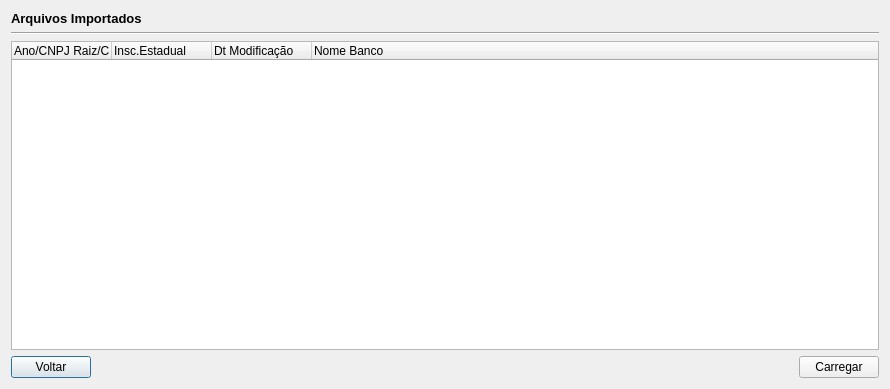
<?xml version="1.0" encoding="UTF-8"?>
<ui version="4.0">
 <class>DVisualizarArquivos</class>
 <widget class="QDialog" name="DVisualizarArquivos">
  <property name="geometry">
   <rect>
    <x>0</x>
    <y>0</y>
    <width>890</width>
    <height>389</height>
   </rect>
  </property>
  <property name="windowTitle">
   <string>Visualizar Arquivos</string>
  </property>
  <property name="windowIcon">
   <iconset resource="../auditoriafiscal.qrc">
    <normaloff>:/imagens/infraestrutura/recursos/imagens/sped.png</normaloff>:/imagens/infraestrutura/recursos/imagens/sped.png</iconset>
  </property>
  <layout class="QGridLayout" name="gridLayout_2">
   <item row="0" column="0">
    <widget class="QLabel" name="lArquivosImportados">
     <property name="font">
      <font>
       <pointsize>10</pointsize>
       <weight>75</weight>
       <bold>true</bold>
      </font>
     </property>
     <property name="text">
      <string>Arquivos Importados</string>
     </property>
    </widget>
   </item>
   <item row="1" column="0">
    <widget class="Line" name="line">
     <property name="orientation">
      <enum>Qt::Horizontal</enum>
     </property>
    </widget>
   </item>
   <item row="3" column="0">
    <layout class="QGridLayout" name="gridLayout">
     <item row="0" column="0">
      <widget class="QPushButton" name="pbVoltar">
       <property name="text">
        <string>Voltar</string>
       </property>
       <property name="icon">
        <iconset resource="../auditoriafiscal.qrc">
         <normaloff>:/imagens/infraestrutura/recursos/imagens/seta_esquerda.png</normaloff>:/imagens/infraestrutura/recursos/imagens/seta_esquerda.png</iconset>
       </property>
      </widget>
     </item>
     <item row="0" column="1">
      <spacer name="horizontalSpacer">
       <property name="orientation">
        <enum>Qt::Horizontal</enum>
       </property>
       <property name="sizeHint" stdset="0">
        <size>
         <width>438</width>
         <height>20</height>
        </size>
       </property>
      </spacer>
     </item>
     <item row="0" column="2">
      <widget class="QPushButton" name="pbCarregar">
       <property name="text">
        <string>Carregar</string>
       </property>
       <property name="icon">
        <iconset resource="../auditoriafiscal.qrc">
         <normaloff>:/imagens/infraestrutura/recursos/imagens/ok_45.png</normaloff>:/imagens/infraestrutura/recursos/imagens/ok_45.png</iconset>
       </property>
      </widget>
     </item>
    </layout>
   </item>
   <item row="2" column="0">
    <widget class="QTreeWidget" name="twArquivos">
     <property name="styleSheet">
      <string notr="true"> QTreeWidget::item 
 { 
     border-bottom: 1px solid #aaa; 
     border-right: 1px solid #aaa; 
     border-left: 1px solid #aaa; 
     selection-color: rgb(255,255,255); 
 } 
  
 QTreeView::item:selected:active 
 { 
     background-color: rgb(0, 0, 255); 
 } 
  
 QTreeView::item:selected:!active 
 { 
     background-color: rgb(0, 0, 255); 
     selection-color: rgb(255, 255, 255); 
 } 
  
 QTreeView::branch:has-siblings:!adjoins-item 
 { 
     border-image: url(:/imagens/infraestrutura/recursos/imagens/vline.png) 0; 
 } 
  
 QTreeView::branch:has-siblings:adjoins-item 
 { 
     border-image: url(:/imagens/infraestrutura/recursos/imagens/branch-more.png) 0; 
 } 
  
 QTreeView::branch:!has-children:!has-siblings:adjoins-item 
 { 
     border-image: url(:/imagens/infraestrutura/recursos/imagens/branch-end.png) 0; 
 } 
  
 QTreeView::branch:has-children:!has-siblings:closed, QTreeView::branch:closed:has-children:has-siblings 
 { 
     border-image: none; 
     image: url(:/imagens/infraestrutura/recursos/imagens/branch-closed.png); 
 } 
  
QTreeView::branch:open:has-children:!has-siblings,
 QTreeView::branch:open:has-children:has-siblings  {
         border-image: none;
         image: url(:/imagens/infraestrutura/recursos/imagens/branch-open.png);
 }</string>
     </property>
     <column>
      <property name="text">
       <string>Ano/CNPJ Raiz/CNPJ/Filial</string>
      </property>
     </column>
     <column>
      <property name="text">
       <string>Insc.Estadual</string>
      </property>
     </column>
     <column>
      <property name="text">
       <string>Dt Modificação</string>
      </property>
     </column>
     <column>
      <property name="text">
       <string>Nome Banco</string>
      </property>
     </column>
    </widget>
   </item>
  </layout>
 </widget>
 <resources>
  <include location="../auditoriafiscal.qrc"/>
 </resources>
 <connections/>
</ui>
